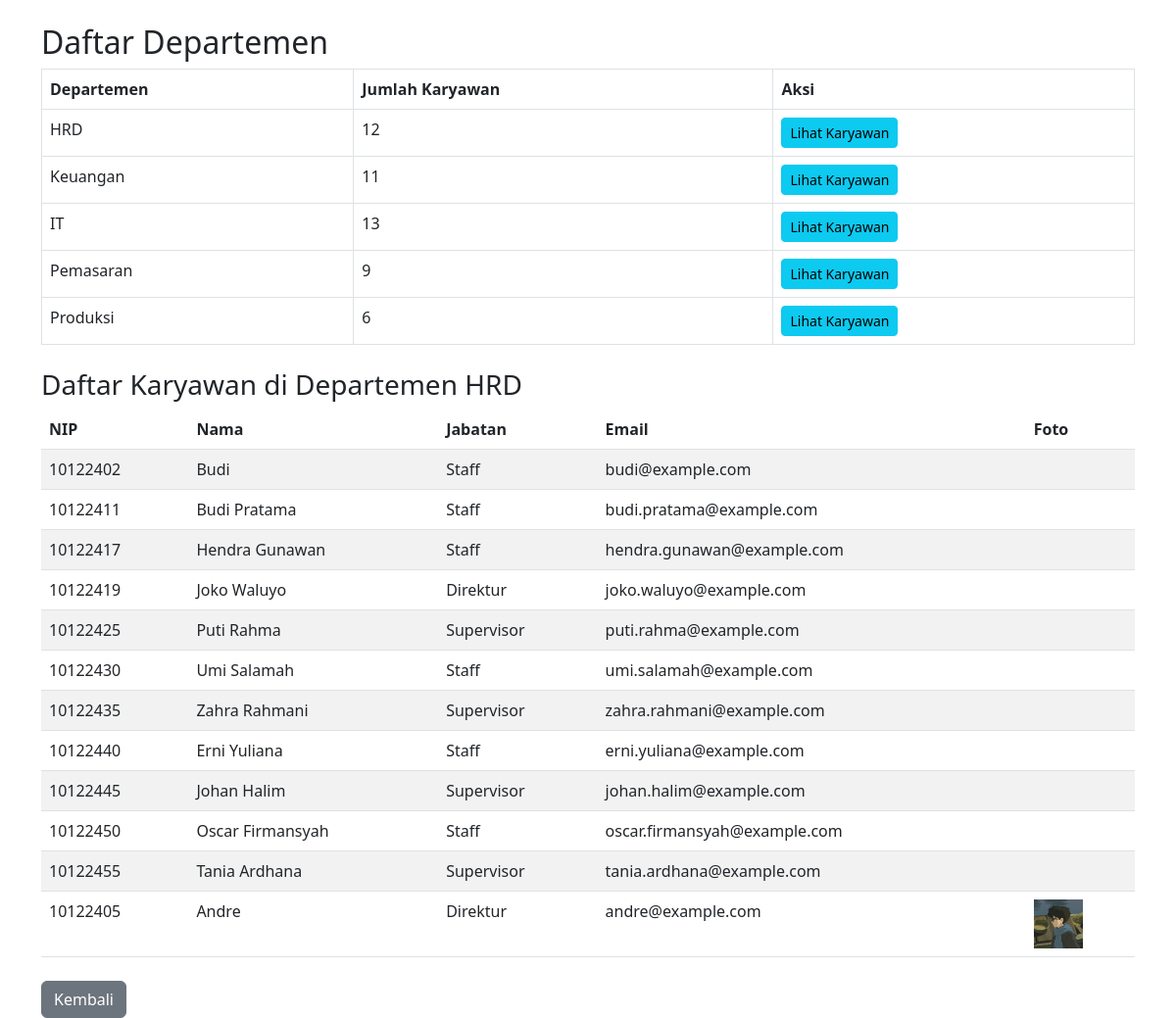
Screenshot of /read_departemen.php?id_d=1 with the database file from the repository.
### tables this page shows
CREATE TABLE `departemen` (
  `id_d` int(11) NOT NULL,
  `nama_departemen` varchar(100) NOT NULL,
  `banyak_anggota` int(11) DEFAULT 0
);

CREATE TABLE `karyawan` (
  `id_k` int(11) NOT NULL,
  `nip` varchar(20) NOT NULL,
  `nama` varchar(100) NOT NULL,
  `jabatan` enum('Direktur','Manager','Supervisor','Staff') NOT NULL,
  `departemen_id` int(11) NOT NULL,
  `email` varchar(100) NOT NULL,
  `tanggal_masuk` date NOT NULL,
  `foto` varchar(255) DEFAULT NULL
);

### read_departemen.php (the view, shortened to what this page needs)
<?php
include 'koneksi.php';
$sqlDept = "SELECT id_d, nama_departemen, banyak_anggota FROM departemen";
$resultDept = $conn->query($sqlDept);
?>
<!DOCTYPE html>
<html lang="id">
<head>
    <link rel="stylesheet" href="https://cdn.jsdelivr.net/npm/bootstrap@5.3.0/dist/css/bootstrap.min.css">
</head>
<body>
    <div class="container mt-4">
        <h2>Daftar Departemen</h2>
        <table class="table table-bordered">
            <thead>
                <tr>
                    <th>Departemen</th>
                    <th>Jumlah Karyawan</th>
                    <th>Aksi</th>
                </tr>
            </thead>
            <tbody>
                <?php
                while ($row = $resultDept->fetch_assoc()) {
                    $idDepartemen = $row['id_d'];
                    $namaDepartemen = $row['nama_departemen'];
                    $banyakAnggota = $row['banyak_anggota'];
                    echo "<tr>
                    <td>{$namaDepartemen}</td>
                    <td>{$banyakAnggota}</td>
                    <td>
                        <a href='?id_d={$idDepartemen}' class='btn btn-info btn-sm'>Lihat Karyawan</a>
                    </td>
                  </tr>";
                }
                ?>
            </tbody>
        </table>
    </div>
    <?php
    if (isset($_GET['id_d'])) {
        $idD = (int) $_GET['id_d'];
        $sqlDepName = "SELECT nama_departemen FROM departemen WHERE id_d = $idD";
        $resDepName = $conn->query($sqlDepName);
        $depName = "";
        if ($resDepName && $rowName = $resDepName->fetch_assoc()) {
            $depName = $rowName['nama_departemen'];
        }
        $sqlKaryawan = "SELECT * FROM karyawan WHERE departemen_id = $idD";
        $resultKaryawan = $conn->query($sqlKaryawan);
        ?>
        <div class="container mt-4">
            <h3>Daftar Karyawan di Departemen <?= htmlspecialchars($depName) ?></h3>
            <table class="table table-striped">
                <thead>
                    <tr>
                        <th>NIP</th>
                        <th>Nama</th>
                        <th>Jabatan</th>
                        <th>Email</th>
                        <th>Foto</th>
                    </tr>
                </thead>
                <tbody>
                    <?php
                    while ($rowK = $resultKaryawan->fetch_assoc()) {
                        echo "<tr>
                        <td>{$rowK['nip']}</td>
                        <td>{$rowK['nama']}</td>
                        <td>{$rowK['jabatan']}</td>
                        <td>{$rowK['email']}</td>
                        <td><img src='{$rowK['foto']}' width='50'></td>
                      </tr>";
                    }
                    ?>
                </tbody>
            </table>
        </div>
    <?php } ?>
    <div class="container mt-4">
        <a href="index.php" class="btn btn-secondary">Kembali</a>
    </div>
</body>
</html>

### rows the page displays
departemen: nama_departemen "HRD", banyak_anggota "12"
departemen: nama_departemen "Keuangan", banyak_anggota "11"
departemen: nama_departemen "IT", banyak_anggota "13"
departemen: nama_departemen "Pemasaran", banyak_anggota "9"
departemen: nama_departemen "Produksi", banyak_anggota "6"
karyawan: nip "10122402", nama "Budi", jabatan "Staff", email "budi@example.com"
karyawan: nip "10122411", nama "Budi Pratama", jabatan "Staff", email "budi.pratama@example.com"
karyawan: nip "10122417", nama "Hendra Gunawan", jabatan "Staff", email "hendra.gunawan@example.com"
karyawan: nip "10122419", nama "Joko Waluyo", jabatan "Direktur", email "joko.waluyo@example.com"
karyawan: nip "10122425", nama "Puti Rahma", jabatan "Supervisor", email "puti.rahma@example.com"
karyawan: nip "10122430", nama "Umi Salamah", jabatan "Staff", email "umi.salamah@example.com"
karyawan: nip "10122435", nama "Zahra Rahmani", jabatan "Supervisor", email "zahra.rahmani@example.com"
karyawan: nip "10122440", nama "Erni Yuliana", jabatan "Staff", email "erni.yuliana@example.com"
karyawan: nip "10122445", nama "Johan Halim", jabatan "Supervisor", email "johan.halim@example.com"
karyawan: nip "10122450", nama "Oscar Firmansyah", jabatan "Staff", email "oscar.firmansyah@example.com"
karyawan: nip "10122455", nama "Tania Ardhana", jabatan "Supervisor", email "tania.ardhana@example.com"
karyawan: nip "10122405", nama "Andre", jabatan "Direktur", email "andre@example.com", foto (picture)
